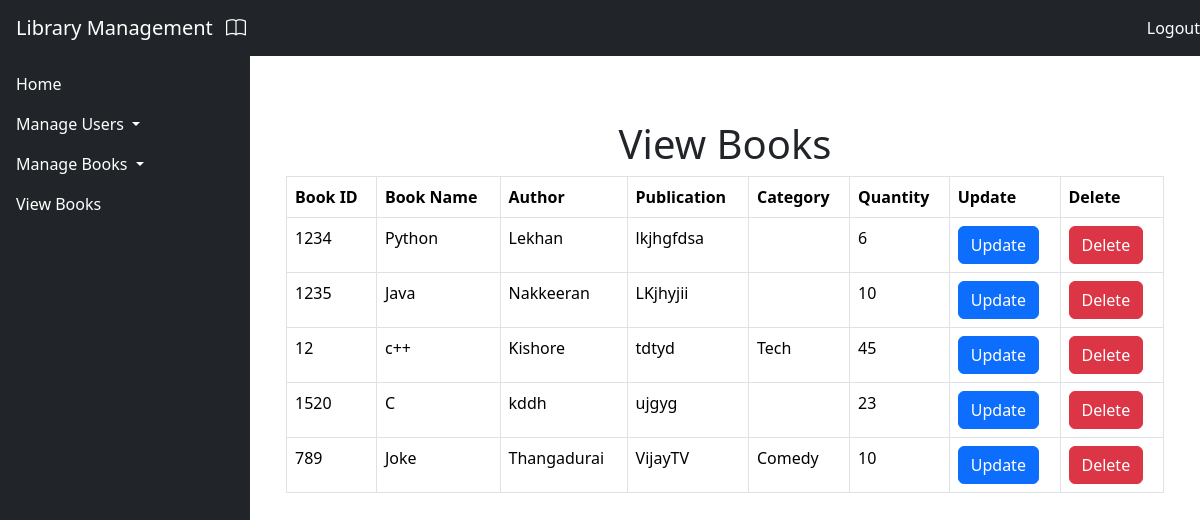
Before: /view_books/ with the older database file.
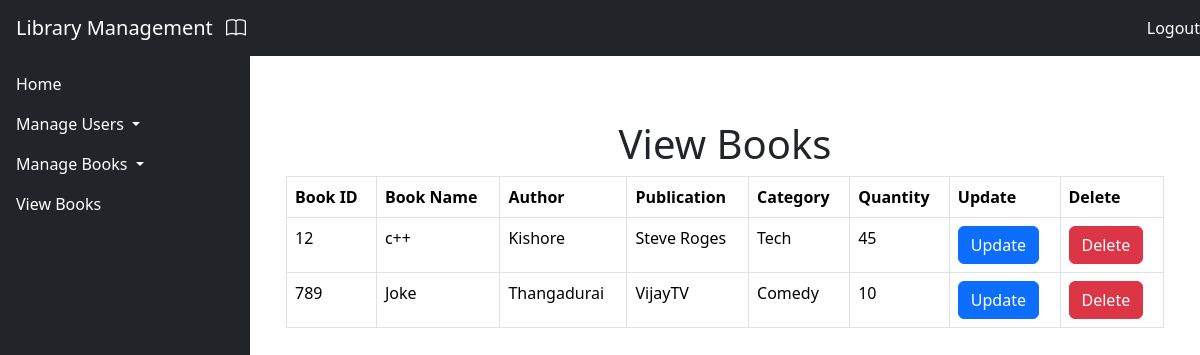
After: the same page with the newer database file.
### Library/models.py (models this page shows, shortened)
class Book(models.Model):
    title = models.CharField(max_length=200)
    author = models.CharField(max_length=100)
    publisher = models.CharField(max_length=100)
    quantity = models.IntegerField(default=0)
    categories = models.ManyToManyField(Category, related_name='books')
    availability_status = models.CharField(max_length=10, default="Available")
    isbn = models.CharField(max_length=20, blank=True, null=True)

class Category(models.Model):
    name = models.CharField(max_length=100)

### Library/views.py (the view)
# urls.py: path('view_books/', viewBooks, name='view_books'),
def  viewBooks(request):
    books = Book.objects.all()
    categories = Category.objects.all()
    return render(request, 'view_books.html', {'books': books, 'categories': categories})

### Library/templates/view_books.html (shortened to what this page needs)
{% extends 'base.html' %}
{% block content %}
<div class="container mt-5">
    <h1 class="text-center">View Books</h1>
<table class="table table-bordered">
    <thead>
        <tr>
            <th>Book ID</th>
            <th>Book Name</th>
            <th>Author</th>
            <th>Publication</th>
            <th>Category</th>
            <th>Quantity</th>
            <th>Update</th>
            <th>Delete</th>
        </tr>
    </thead>
    <tbody>
        {% for book in books %}
        <tr>
            <td>{{ book.isbn }}</td>
            <td>{{ book.title }}</td>
            <td>{{ book.author }}</td>
            <td>{{ book.publisher }}</td>
            <td>
                {% if book.categories %}
                    {% for category in book.categories.all %}
                        {{ category.name }} {% if not forloop.last %}, {% endif %}
                    {% endfor %}
                {% else %}
                    No Categories
                {% endif %}
            </td>
            <td>{{ book.quantity }}</td>
            <td><button class="btn btn-primary" data-bs-toggle="modal" data-bs-target="#editBookModal{{ book.id }}">Update</button></td>
            <td><a href="{%url 'delete_book' book.id%}" class="btn btn-danger">Delete</a></td>
        </tr>
        {% endfor %}
    </tbody>
</table>
</div>
{% endblock %}

Changed rows visible on the page:
removed Book: isbn "1234", title "Python", author "Lekhan", publisher "lkjhgfdsa", quantity "6"
removed Book: isbn "1235", title "Java", author "Nakkeeran", publisher "LKjhyjii", quantity "10"
removed Book: isbn "1520", title "C", author "kddh", publisher "ujgyg", quantity "23"
changed Book "Kishore": publisher "tdtyd" → "Steve Roges"
